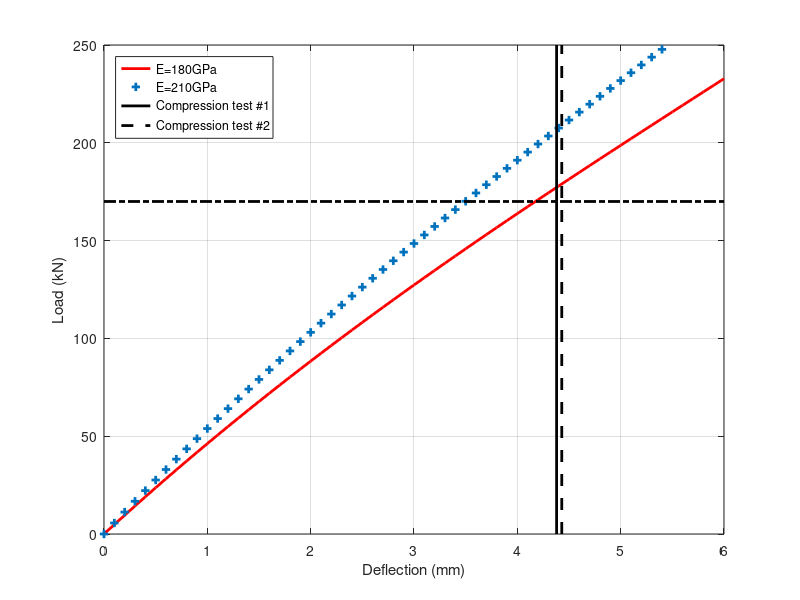
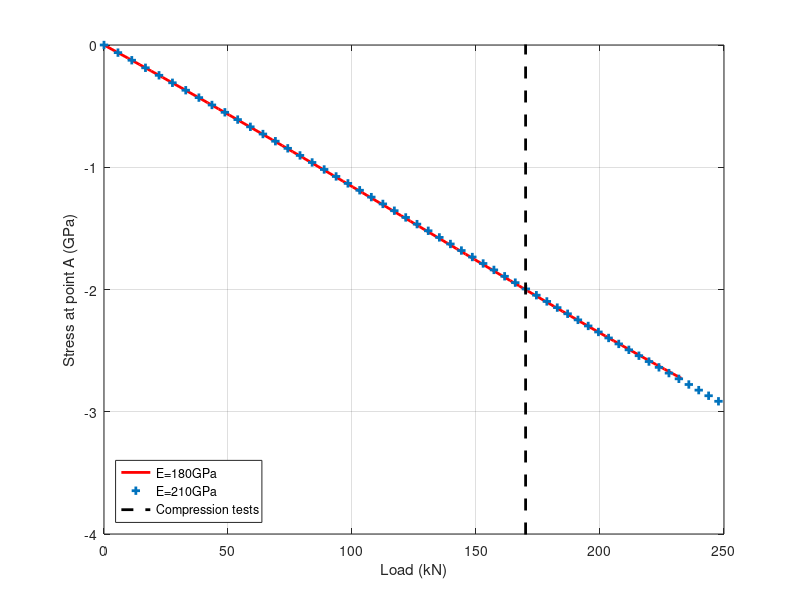
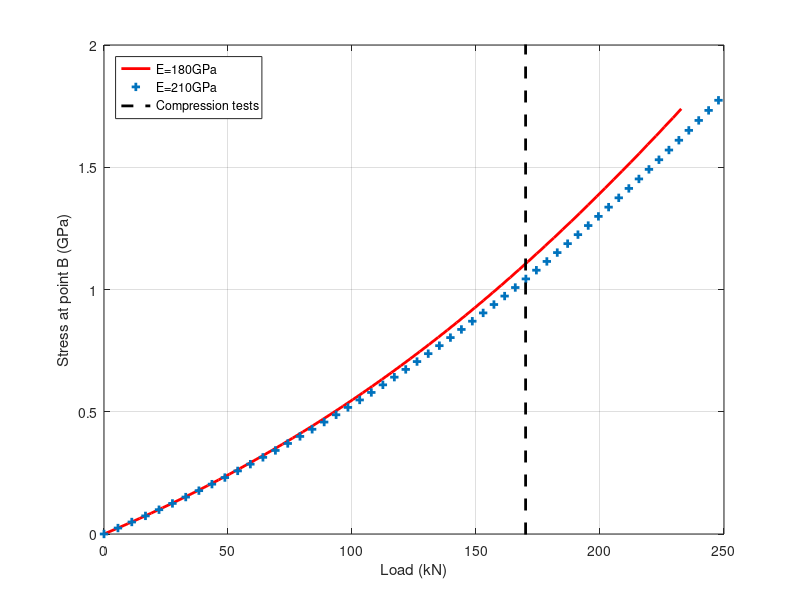
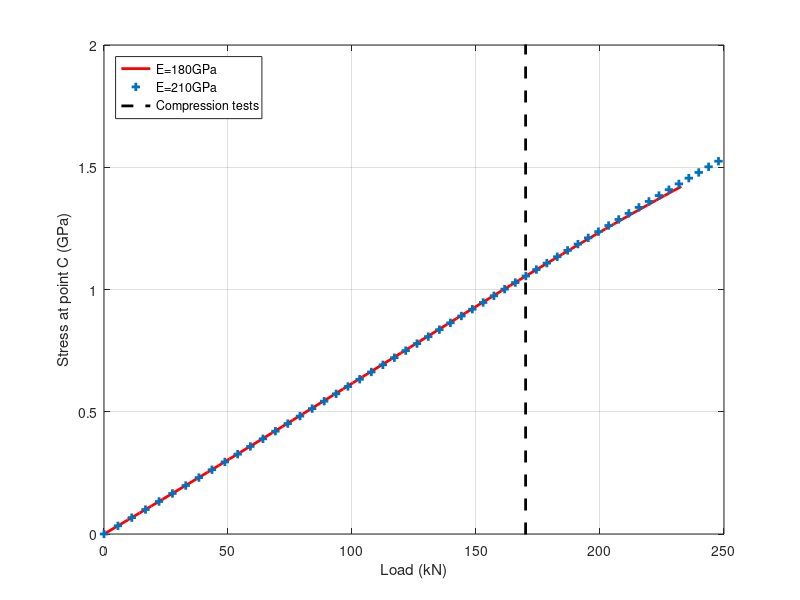

Write the MATLAB code that produced these figures, in order.
function results = BellevilleDiskSpring_EcluseIvozRamet(t, t1, h, a, b, ...
    E, nu, varargin)
%% Stress distribution for a conical disk, or Belleville spring
% See Schnorr - Handbook for disc springs
close all
clc

results = struct();

%% Constants definition
if nargin == 0
    % Disk geometry in mm
    t = 12; % Disk thickness
    t1 = 12; % Reduced spring thickness for springs with contact flats
    h = 18; % Cone height
    a = 225; % Outer radius of the middle surface
    b = 112; % Inner radius of the middle surface
    
    % Disk mechanical properties
    % Material: 1.4923 (X 22 CrMoV 12 1) 
    E = [180 210]; % Elastic modulus in GPa
    nu = 0.3; % Poisson's coefficient  
end

%% Calculation of constants
ab = a/b;
h0 = h-t; % Cone height of an unloaded single spring
h1 = h-t1; % Cone height of an unloaded spring with reduced thickness t1

C1 = ((t1/t)^2) / ((0.25*(h/t)-(t1/t)+0.75)*((5/8)*(h/t)-(t1/t)+3/8));

C2 = (C1/(t1/t)^3) * (((5/32)*((h/t)-1)^2) + 1);

K1 = (1/pi)*(((ab-1)/(ab))^2)/...
    (((ab+1)/(ab-1))-(2/(log(ab))));

K2 = (6/pi)*(((ab-1)/log(ab))-1)/(log(ab));

K3 = (3/pi)*((ab-1)/log(ab));

K4 = ((-C1/2)+(((C1/2)^2)+C2)^(0.5))^(0.5);

%% Load and stresses calculations
if h0 < 1
    deltaBin = 0.01;
else
    deltaBin = 0.1;
end
delta = 0:deltaBin:h0; % Deflection in mm

P = zeros(length(delta),length(E));
sA = zeros(length(delta),length(E));
sB = zeros(length(delta),length(E));
sC = zeros(length(delta),length(E));
sD = zeros(length(delta),length(E));
sOM = zeros(length(delta),length(E));

for ii = 1:length(E)
    % Load in kN
    P(:,ii) = ((4.*E(ii))./(1-(nu^2))).*((t^4)./(K1.*a^2)).*(delta./t).*...
        ((((h0./t)-(delta./t)).*((h0./t)-(delta./(2.*t))))+1);
    
    %   D   OM    A
    %   /--------/   \--------\
    %  /--------/     \--------\
    % C        B
    
    % Stress at point A in GPa
    sA(:,ii) = -((4.*E(ii))./(1-(nu^2))).*((t^2)./(K1.*a^2)).*K4.*...
        (delta./t).*(K4.*K2.*((h0./t)-(delta./(2.*t)))+K3);
    
    % Stress at point B in GPa
    sB(:,ii) = -((4.*E(ii))./(1-(nu^2))).*((t^2)./(K1.*a^2)).*K4.*...
        (delta./t).*(K4.*K2.*((h0./t)-(delta./(2.*t)))-K3);
    
    % Stress at point C in GPa
    sC(:,ii) = -((4.*E(ii))./(1-(nu^2))).*((t^2)./(K1.*a^2)).*K4.*...
        (delta./(ab.*t)).*(K4.*(K2-2.*K3).*((h0./t)-(delta./(2.*t)))-K3);
    
    % Stress at point D in GPa
    sD(:,ii) = -((4.*E(ii))./(1-(nu^2))).*((t^2)./(K1.*a^2)).*K4.*...
        (delta./(ab.*t)).*(K4.*(K2-2.*K3).*((h0./t)-(delta./(2.*t)))+K3);
    
    % Stress at point OM in GPa
    sOM(:,ii) = ((4.*E(ii))./(1-(nu^2))).*((t^2)./(K1.*a^2)).*K4.*...
        (delta./t).*(3/pi);
    
    results.deflection = delta;
    results.P = P;
    results.sA = sA;
    results.sB = sB;
    results.sC = sC;
    results.sD = sD;
    results.sOM = sOM;
end

%% Plots
colorPlot = ['r+' 'bx'];
h1 = zeros(1,length(E));
h2 = zeros(1,length(E));
h3 = zeros(1,length(E));
h4 = zeros(1,length(E));
h5 = zeros(1,length(E));
h6 = zeros(1,length(E));

txtLeg = cell(length(E),1);
for ii = 1:length(E)
    if length(num2str(E(ii))) == 3
        txtLeg{ii} = strcat('E=',num2str(E(ii)),'GPa');
    elseif length(num2str(E(ii))) == 2
        txtLeg{ii} = strcat('E=0',num2str(E(ii)),'GPa');
    end
end
txtLeg{3} = 'Compression test #1';
txtLeg{4} = 'Compression test #2';

loadLab = 'Load (kN)';

figure;
for ii = 1:length(E)
    h1(ii) = plot(delta, P(:,ii), colorPlot(ii));
    xlabel('Deflection (mm)');
    ylabel(loadLab);
    hold on
end
%h_comp(1) = plot([4.38 4.43],[170 170],'kx');
h_comp(1) = plot([4.38 4.38],[0 250],'k-');
h_comp(7) = plot([4.43 4.43],[0 250],'k--');
h_comp(8) = plot([0 h0],[170 170],'k-.');
hl1 = legend(txtLeg);
xlim([0 h0]);
ylim([0 250]);
grid on;

txtLeg{3} = 'Compression tests';

figure;
for ii = 1:length(E)
    h2(ii) = plot(P(:,ii), sA(:,ii), colorPlot(ii));
    xlabel(loadLab);
    ylabel('Stress at point A (GPa)');
    hold on
end
h_comp(2) = plot([170 170],[-10 10],'k--');
hl2 = legend(txtLeg);
xlim([0 250]);
ylim([-4 0]);
grid on;

figure;
for ii = 1:length(E)
    h3(ii) = plot(P(:,ii), sB(:,ii), colorPlot(ii));
    xlabel(loadLab);
    ylabel('Stress at point B (GPa)');
    hold on
end
h_comp(3) = plot([170 170],[-10 10],'k--');
hl3 = legend(txtLeg);
xlim([0 250]);
ylim([0 2]);
grid on;

figure;
for ii = 1:length(E)
    h4(ii) = plot(P(:,ii), sC(:,ii), colorPlot(ii));
    xlabel(loadLab);
    ylabel('Stress at point C (GPa)');
    hold on
end
h_comp(4) = plot([170 170],[-10 10],'k--');
hl4 = legend(txtLeg);
xlim([0 250]);
ylim([0 2]);
grid on;

figure;
for ii = 1:length(E)
    h5(ii) = plot(P(:,ii), sD(:,ii), colorPlot(ii));
    xlabel(loadLab);
    ylabel('Stress at point D (GPa)');
    hold on
end
h_comp(5) = plot([170 170],[-10 10],'k--');
hl5 = legend(txtLeg);
xlim([0 250]);
ylim([-2 0]);
grid on;

figure;
for ii = 1:length(E)
    h6(ii) = plot(P(:,ii), sOM(:,ii), colorPlot(ii));
    xlabel(loadLab);
    ylabel('Stress at point OM (GPa)');
    hold on
end
h_comp(6) = plot([170 170],[-10 10],'k--');
hl6 = legend(txtLeg);
xlim([0 250]);
ylim([0 2]);
grid on;

set([h1, h2, h3, h4, h5, h6, h_comp], 'Linewidth', 2);
set([hl1, hl3, hl4, hl6], 'Location', 'northwest');
set([hl2, hl5], 'Location', 'southwest');
end